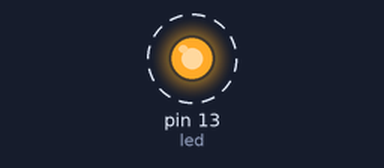
This program was run on a simulated MicroPython board. Parts: output pins drawn as LEDs (lit = HIGH). Dashed ring = blinking. What the program prints to the serial console is not drawn.

Above: at 0.2 s.
Timing chart, 0 to 3.0 s (numbered marks = the images above):
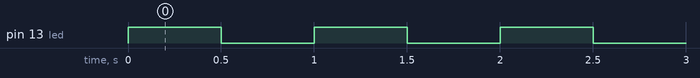

Measured:
- by itself, pin 13 (led): alternates HIGH for 0.50 s and LOW for 0.50 s

The program:

main.py
```python
from machine import Pin
import time

# Try LED_BUILTIN instead of 13 if 13 gives an error
led = Pin(13, Pin.OUT)

while True:
    led.value(1)
    print("LED ON")
    time.sleep(0.5)

    led.value(0)
    print("LED OFF")
    time.sleep(0.5)
#
# import network
# import time
#
# # Replace with your Wi-Fi credentials
# SSID = "Arnobot"
# PASSWORD = "Altius01"
#
# # Create station interface
# wlan = network.WLAN(network.STA_IF)
# wlan.active(True)
#
# # Connect to Wi-Fi
# if not wlan.isconnected():
#     print("Connecting to Wi-Fi...")
#     wlan.connect(SSID, PASSWORD)
#
#     # Wait for connection with timeout
#     timeout = 10  # seconds
#     start = time.time()
#
#     while not wlan.isconnected():
#         if time.time() - start > timeout:
#             print("❌ Failed to connect to Wi-Fi")
#             break
#         time.sleep(1)
#
# # Print network info
# if wlan.isconnected():
#     print("✅ Connected to Wi-Fi")
#     print("IP address:", wlan.ifconfig()[0])
# else:
#     print("Not connected.")
```
